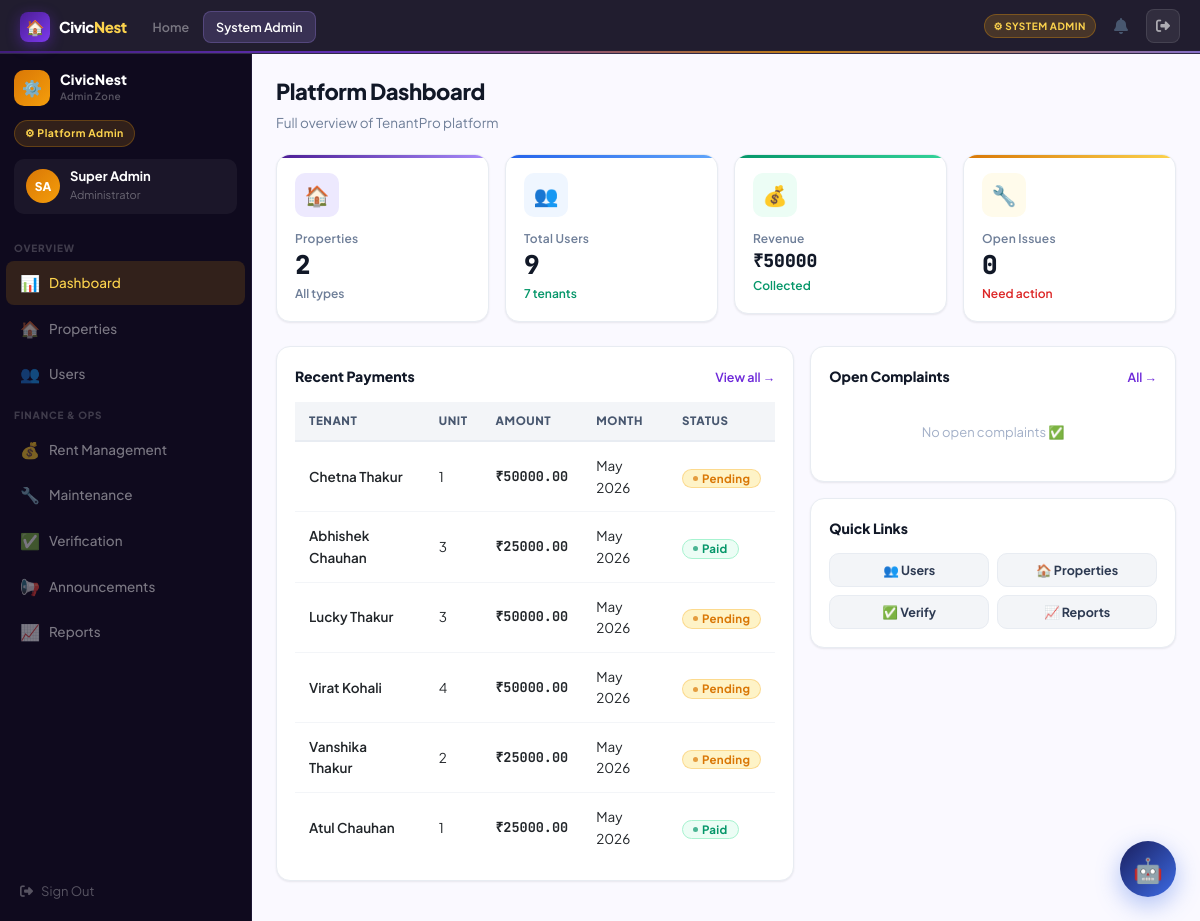
Page /admin-zone/ (signed in) on the committed database.
### accounts/models.py (models this page shows, shortened)
class User(AbstractUser):
    ROLE_CHOICES = [
        ('admin','Platform Admin'),
        ('owner','Property Owner'),
        ('tenant','Tenant'),
        ('society_admin','Society Admin'),
    ]
    role = models.CharField(max_length=20, choices=ROLE_CHOICES, default='tenant')
    phone = models.CharField(max_length=15, blank=True)
    avatar_initials = models.CharField(max_length=3, blank=True)
    profile_photo = models.ImageField(upload_to='avatars/', blank=True, null=True)

### core/models.py (models this page shows, shortened)
class RentPayment(models.Model):
    STATUS_CHOICES = [('paid','Paid'),('pending','Pending'),('overdue','Overdue'),('partial','Partial')]
    METHOD_CHOICES = [('upi','UPI'),('bank_transfer','Bank Transfer'),('cash','Cash'),('cheque','Cheque'),('razorpay','Razorpay')]
    lease = models.ForeignKey(Lease, on_delete=models.CASCADE, related_name='payments')
    amount = models.DecimalField(max_digits=10, decimal_places=2)
    due_date = models.DateField()
    paid_date = models.DateField(null=True, blank=True)
    status = models.CharField(max_length=20, choices=STATUS_CHOICES, default='pending')
    payment_method = models.CharField(max_length=20, choices=METHOD_CHOICES, blank=True)
    transaction_id = models.CharField(max_length=100, blank=True)
    razorpay_order_id = models.CharField(max_length=100, blank=True)
    razorpay_payment_id = models.CharField(max_length=100, blank=True)
    razorpay_signature = models.CharField(max_length=300, blank=True)
    month_year = models.CharField(max_length=20)
    late_fee = models.DecimalField(max_digits=8, decimal_places=2, default=0)
    notes = models.TextField(blank=True)
    created_at = models.DateTimeField(auto_now_add=True)

class Lease(models.Model):
    STATUS_CHOICES = [('active','Active'),('expired','Expired'),('terminated','Terminated'),('pending','Pending')]
    unit = models.ForeignKey(Unit, on_delete=models.CASCADE, related_name='leases')
    tenant = models.ForeignKey(User, on_delete=models.CASCADE, related_name='leases')
    owner = models.ForeignKey(User, on_delete=models.CASCADE, related_name='owner_leases')
    start_date = models.DateField()
    end_date = models.DateField()
    monthly_rent = models.DecimalField(max_digits=10, decimal_places=2)
    security_deposit = models.DecimalField(max_digits=10, decimal_places=2, default=0)
    status = models.CharField(max_length=20, choices=STATUS_CHOICES, default='active')
    terms = models.TextField(blank=True)
    created_at = models.DateTimeField(auto_now_add=True)

class Unit(models.Model):
    property = models.ForeignKey(Property, on_delete=models.CASCADE, related_name='units')
    unit_number = models.CharField(max_length=20)
    floor = models.CharField(max_length=10, blank=True)
    bedrooms = models.PositiveIntegerField(default=1)
    bathrooms = models.PositiveIntegerField(default=1)
    area_sqft = models.PositiveIntegerField(default=0)
    monthly_rent = models.DecimalField(max_digits=10, decimal_places=2)
    security_deposit = models.DecimalField(max_digits=10, decimal_places=2, default=0)
    is_occupied = models.BooleanField(default=False)
    amenities = models.CharField(max_length=300, blank=True)

### core/views.py (the view)
# urls.py: path('admin-zone/', views.admin_dash, name='admin_dash'),
@role_required("admin")
def admin_dash(request):
    props = Property.objects.all(); users = User.objects.all()
    leases = Lease.objects.filter(status="active"); payments = RentPayment.objects.all()
    maint = MaintenanceRequest.objects.all()
    revenue = payments.filter(status="paid").aggregate(t=Sum("amount"))["t"] or 0
    pending_rent = payments.filter(status="pending").aggregate(t=Sum("amount"))["t"] or 0
    open_maint = maint.filter(status__in=["open", "assigned", "in_progress"])
    recent_complaints = Complaint.objects.filter(status__in=["open", "under_review"]).order_by("-created_at")[:5]
    return render(request, "admin_zone/dashboard.html", {
        "total_properties": props.count(), "total_tenants": users.filter(role="tenant").count(),
        "total_owners": users.filter(role="owner").count(), "active_leases": leases.count(),
        "revenue": revenue, "pending_rent": pending_rent, "open_maint": open_maint.count(),
        "recent_payments": payments.order_by("-created_at")[:8], "recent_complaints": recent_complaints,
        "props": props[:6],
    })

### core/views.py (called while the page is built)
def role_required(*roles):
    def decorator(view):
        @functools.wraps(view)
        def wrapper(request, *args, **kwargs):
            if not request.user.is_authenticated:
                return redirect("/accounts/login/")
            if request.user.is_staff or request.user.is_superuser:
                return view(request, *args, **kwargs)
            if request.user.role not in roles:
                messages.error(request, "Access denied.")
                return redirect("/")
            return view(request, *args, **kwargs)
        return wrapper
    return decorator

### templates/admin_zone/dashboard.html (shortened to what this page needs)
{% extends "base.html" %}
{% block nav_admin %}active{% endblock %}
{% block content %}
<div class="shell">
  {% with active="dash" %}{% include "partials/sidebar_admin.html" %}{% endwith %}
  <div class="main"><div class="panel fade-up">
    <div class="pg-intro"><h2>Platform Dashboard</h2><p>Full overview of TenantPro platform</p></div>
    <div class="row g-3 row-cols-2 row-cols-xl-4 mb-4">
      <div class="col"><div class="sc c-navy"><div class="sc-icon" style="background:var(--n100);font-size:20px;">🏠</div><div class="sc-lbl">Properties</div><div class="sc-val">{{ total_properties }}</div><div class="sc-trend t-neu">All types</div></div></div>
      <div class="col"><div class="sc c-blue"><div class="sc-icon" style="background:var(--blue-l);font-size:20px;">👥</div><div class="sc-lbl">Total Users</div><div class="sc-val">{{ total_tenants|add:total_owners }}</div><div class="sc-trend t-up">{{ total_tenants }} tenants</div></div></div>
      <div class="col"><div class="sc c-green"><div class="sc-icon" style="background:var(--green-l);font-size:20px;">💰</div><div class="sc-lbl">Revenue</div><div class="sc-val" style="font-size:18px;">₹{{ revenue }}</div><div class="sc-trend t-up">Collected</div></div></div>
      <div class="col"><div class="sc c-amber"><div class="sc-icon" style="background:var(--a50);font-size:20px;">🔧</div><div class="sc-lbl">Open Issues</div><div class="sc-val">{{ open_maint }}</div><div class="sc-trend t-dn">Need action</div></div></div>
    </div>
    <div class="row g-3 mb-3">
      <div class="col-lg-7">
        <div class="card">
          <div class="cd-hd"><span class="cd-title">Recent Payments</span><a href="/admin-zone/rent/" class="cd-action">View all →</a></div>
          <table class="tp-table">
            <thead><tr><th>Tenant</th><th>Unit</th><th>Amount</th><th>Month</th><th>Status</th></tr></thead>
            <tbody>{% for p in recent_payments %}
            <tr>
              <td style="font-weight:600;">{{ p.lease.tenant.get_full_name|default:p.lease.tenant.username }}</td>
              <td>{{ p.lease.unit.unit_number }}</td>
              <td style="font-family:var(--mono);font-weight:700;">₹{{ p.amount }}</td>
              <td>{{ p.month_year }}</td>
              <td><span class="badge b-{{ p.status }}">{{ p.get_status_display }}</span></td>
            </tr>
            {% empty %}<tr><td colspan="5" style="text-align:center;padding:20px;color:var(--g300);">No payments</td></tr>
            {% endfor %}</tbody>
          </table>
        </div>
      </div>
      <div class="col-lg-5">
        <div class="card mb-3">
          <div class="cd-hd"><span class="cd-title">Open Complaints</span><a href="/admin-zone/maintenance/" class="cd-action">All →</a></div>
          {% for c in recent_complaints %}
          <div class="act-item d-flex align-items-start gap-2">
            <div class="act-dot" style="background:var(--red);"></div>
            <div><div class="act-txt">{{ c.title }}</div><div class="act-time">{{ c.tenant.get_full_name|default:c.tenant.username }}</div></div>
          </div>
          {% empty %}<div style="text-align:center;padding:20px;color:var(--g300);font-size:13px;">No open complaints ✅</div>{% endfor %}
        </div>
        <div class="card">
          <div class="cd-hd"><span class="cd-title">Quick Links</span></div>
          <div style="display:grid;grid-template-columns:1fr 1fr;gap:8px;">
            <a href="/admin-zone/users/" class="btn-tp btn-ghost btn-sm justify-content-center">👥 Users</a>
            <a href="/admin-zone/properties/" class="btn-tp btn-ghost btn-sm justify-content-center">🏠 Properties</a>
            <a href="/admin-zone/verify/" class="btn-tp btn-ghost btn-sm justify-content-center">✅ Verify</a>
            <a href="/admin-zone/reports/" class="btn-tp btn-ghost btn-sm justify-content-center">📈 Reports</a>
          </div>
        </div>
      </div>
    </div>
  </div></div>
</div>
{% endblock %}

### templates/base.html (shortened to what this page needs)
<!DOCTYPE html>
<html lang="en">
<head>
<link href="https://cdn.jsdelivr.net/npm/bootstrap@5.3.3/dist/css/bootstrap.min.css" rel="stylesheet">
<link rel="stylesheet" href="https://cdnjs.cloudflare.com/ajax/libs/font-awesome/6.5.0/css/all.min.css">
{% load static %}<link rel="stylesheet" href="{% static 'css/tenantpro.css' %}">
</head>
<body>
<nav class="tp-navbar">
  <div class="tp-navbar-inner">
    <a href="/" class="tp-brand">
      <div class="tp-brand-mark">🏠</div>
      <span class="tp-brand-name">Civic<span>Nest</span></span>
    </a>
    <div class="tp-nav-links" id="tp-nav-links">
      <a class="tp-nav-link" href="/">Home</a>
      {% if user.is_authenticated %}
        {% if user.role == 'admin' or user.is_staff %}<a class="tp-nav-link {% block nav_admin %}{% endblock %}" href="/admin-zone/">System Admin</a>{% endif %}
      {% else %}
        <a class="tp-nav-link" href="/accounts/login/">Login</a>
        <a class="tp-nav-link" href="/accounts/register/">Register</a>
      {% endif %}
    </div>
    <div class="tp-nav-right">
      {% if user.is_authenticated %}
        {% if user.role == 'admin' or user.is_staff %}<span class="tp-badge tb-adm">⚙ System Admin</span>{% endif %}
        <div class="tp-notif-wrap" id="notifWrap">
          <button class="tp-notif-btn" id="notifBtn" onclick="toggleNotifDrop()" title="Notifications">
            <i class="fa fa-bell" style="font-size:16px"></i>
          </button>
        </div>
        <a href="/accounts/logout/" class="tp-nav-icon" title="Logout"><i class="fa fa-right-from-bracket"></i></a>
      {% endif %}
    </div>
  </div>
</nav>
{% block content %}{% endblock %}
<div id="cn-chat-icon" onclick="cnToggleChat()" title="CivicNest Help" style="position:fixed;bottom:24px;right:24px;width:56px;height:56px;background:linear-gradient(135deg,#1A1F5E,#3D6BE5);color:#fff;border-radius:50%;display:flex;justify-content:center;align-items:center;font-size:24px;cursor:pointer;z-index:9998;box-shadow:0 8px 24px rgba(61,107,229,.4);transition:transform .2s;" onmouseover="this.style.transform='scale(1.1)'" onmouseout="this.style.transform='scale(1)'">🤖</div>
</body>
</html>

### templates/partials/sidebar_admin.html
<aside class="sidebar" id="tp-sidebar">
  <div class="sb-head">
    <div class="sb-logo"><div class="sb-logo-mark adm">⚙️</div><div><div class="sb-logo-text">CivicNest</div><div class="sb-logo-sub">Admin Zone</div></div></div>
    <div class="sb-zone-pill zp-adm">⚙ Platform Admin</div>
    <div class="sb-user"><div class="sb-av av-adm">{{ user.avatar_initials }}</div><div><div class="sb-uname">{{ user.get_full_name|default:user.username }}</div><div class="sb-urole">Administrator</div></div></div>
  </div>
  <div class="sb-sec">Overview</div>
  <a class="ni {% if active == 'dash' %}active-adm{% endif %}" href="/admin-zone/"><span class="ni-icon">📊</span>Dashboard</a>
  <a class="ni {% if active == 'props' %}active-adm{% endif %}" href="/admin-zone/properties/"><span class="ni-icon">🏠</span>Properties</a>
  <a class="ni {% if active == 'users' %}active-adm{% endif %}" href="/admin-zone/users/"><span class="ni-icon">👥</span>Users</a>
  <div class="sb-sec">Finance & Ops</div>
  <a class="ni {% if active == 'rent' %}active-adm{% endif %}" href="/admin-zone/rent/"><span class="ni-icon">💰</span>Rent Management</a>
  <a class="ni {% if active == 'maint' %}active-adm{% endif %}" href="/admin-zone/maintenance/"><span class="ni-icon">🔧</span>Maintenance</a>
  <a class="ni {% if active == 'verify' %}active-adm{% endif %}" href="/admin-zone/verify/"><span class="ni-icon">✅</span>Verification</a>
  <a class="ni {% if active == 'announce' %}active-adm{% endif %}" href="/admin-zone/announcements/"><span class="ni-icon">📢</span>Announcements</a>
  <a class="ni {% if active == 'reports' %}active-adm{% endif %}" href="/admin-zone/reports/"><span class="ni-icon">📈</span>Reports</a>
  <div class="sb-foot"><a href="/accounts/logout/" class="sb-logout"><i class="fa fa-right-from-bracket"></i> Sign Out</a></div>
</aside>

### templates/base.html (style rules this page uses)
.tp-notif-wrap { position:relative }
.tp-notif-btn { position:relative;cursor:pointer;padding:6px 10px;border-radius:8px;transition:background .15s;border:none;background:transparent;color:inherit }

### rows in the picture
User: avatar_initials "SA", get_full_name "Super Admin"
RentPayment: lease.tenant.get_full_name "Chetna Thakur", lease.unit.unit_number "1", amount "50000.00", month_year "May 2026", status "Pending"
RentPayment: lease.tenant.get_full_name "Abhishek Chauhan", lease.unit.unit_number "3", amount "25000.00", month_year "May 2026", status "Paid"
RentPayment: lease.tenant.get_full_name "Lucky Thakur", lease.unit.unit_number "3", amount "50000.00", month_year "May 2026", status "Pending"
RentPayment: lease.tenant.get_full_name "Virat Kohali", lease.unit.unit_number "4", amount "50000.00", month_year "May 2026", status "Pending"
RentPayment: lease.tenant.get_full_name "Vanshika Thakur", lease.unit.unit_number "2", amount "25000.00", month_year "May 2026", status "Pending"
RentPayment: lease.tenant.get_full_name "Atul Chauhan", lease.unit.unit_number "1", amount "25000.00", month_year "May 2026", status "Paid"

### other values in the picture
{{ total_properties }} "2"
{{ total_tenants|add:total_owners }} "9"
{{ total_tenants }} "7"
{{ revenue }} "50000"
{{ open_maint }} "0"
